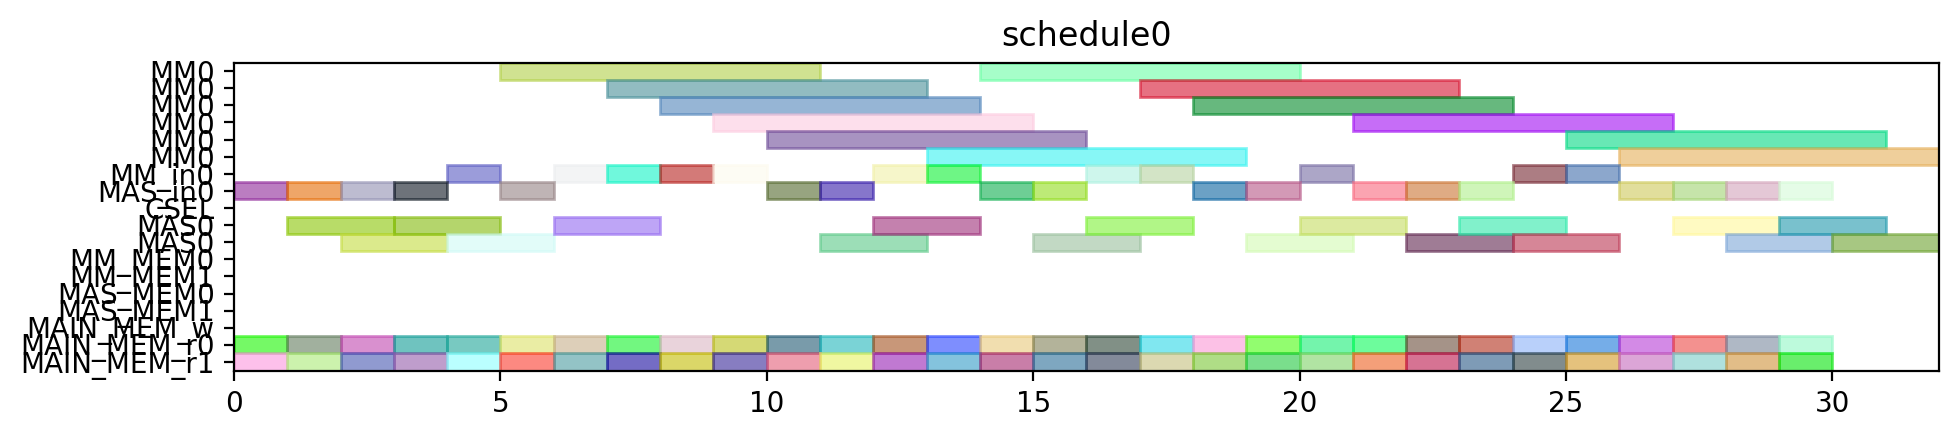

The Python source for this figure:
from pyschedule import Scenario, solvers, plotters, alt


def solve():
	horizon = 120
	S = Scenario("schedule0", horizon=horizon)

	# resource
	MM = S.Resources('MM', num=1, size=6)
	MM_in = S.Resources('MM_in', num=1)
	MAS_in = S.Resources('MAS_in', num=1)
	CSEL = S.Resource('CSEL')
	MAS = S.Resources('MAS', num=1, size=2, periods=range(1, horizon))
	MM_MEM = S.Resources('MM_MEM', num=2)
	MAS_MEM = S.Resources('MAS_MEM', num=2)
	MAIN_MEM_w = S.Resource('MAIN_MEM_w', size=1)
	MAIN_MEM_r = S.Resources('MAIN_MEM_r', num=2)

	# result of previous scheduling

	# new tasks
	T1_t0 = S.Task('T1_t0', length=2, delay_cost=1)
	T1_t0 += alt(MAS)
	T1_t0_in = S.Task('T1_t0_in', length=1, delay_cost=1)
	T1_t0_in += alt(MAS_in)
	S += T1_t0_in*MAS_in[0]<=T1_t0*MAS[0]

	T1_t0_mem0 = S.Task('T1_t0_mem0', length=1, delay_cost=1)
	T1_t0_mem0 += MAIN_MEM_r[0]
	S += T1_t0_mem0 <= T1_t0

	T1_t0_mem1 = S.Task('T1_t0_mem1', length=1, delay_cost=1)
	T1_t0_mem1 += MAIN_MEM_r[1]
	S += T1_t0_mem1 <= T1_t0

	T1_t1 = S.Task('T1_t1', length=2, delay_cost=1)
	T1_t1 += alt(MAS)
	T1_t1_in = S.Task('T1_t1_in', length=1, delay_cost=1)
	T1_t1_in += alt(MAS_in)
	S += T1_t1_in*MAS_in[0]<=T1_t1*MAS[0]

	T1_t1_mem0 = S.Task('T1_t1_mem0', length=1, delay_cost=1)
	T1_t1_mem0 += MAIN_MEM_r[0]
	S += T1_t1_mem0 <= T1_t1

	T1_t1_mem1 = S.Task('T1_t1_mem1', length=1, delay_cost=1)
	T1_t1_mem1 += MAIN_MEM_r[1]
	S += T1_t1_mem1 <= T1_t1

	T1_t3 = S.Task('T1_t3', length=6, delay_cost=1)
	T1_t3 += alt(MM)
	T1_t3_in = S.Task('T1_t3_in', length=1, delay_cost=1)
	T1_t3_in += alt(MM_in)
	S += T1_t3_in*MM_in[0]<=T1_t3*MM[0]
	T1_t3_mem0 = S.Task('T1_t3_mem0', length=1, delay_cost=1)
	T1_t3_mem0 += MAIN_MEM_r[0]
	S += T1_t3_mem0 <= T1_t3

	T1_t3_mem1 = S.Task('T1_t3_mem1', length=1, delay_cost=1)
	T1_t3_mem1 += MAIN_MEM_r[1]
	S += T1_t3_mem1 <= T1_t3

	T2_t0 = S.Task('T2_t0', length=6, delay_cost=1)
	T2_t0 += alt(MM)
	T2_t0_in = S.Task('T2_t0_in', length=1, delay_cost=1)
	T2_t0_in += alt(MM_in)
	S += T2_t0_in*MM_in[0]<=T2_t0*MM[0]
	T2_t0_mem0 = S.Task('T2_t0_mem0', length=1, delay_cost=1)
	T2_t0_mem0 += MAIN_MEM_r[0]
	S += T2_t0_mem0 <= T2_t0

	T2_t0_mem1 = S.Task('T2_t0_mem1', length=1, delay_cost=1)
	T2_t0_mem1 += MAIN_MEM_r[1]
	S += T2_t0_mem1 <= T2_t0

	T2_t1 = S.Task('T2_t1', length=6, delay_cost=1)
	T2_t1 += alt(MM)
	T2_t1_in = S.Task('T2_t1_in', length=1, delay_cost=1)
	T2_t1_in += alt(MM_in)
	S += T2_t1_in*MM_in[0]<=T2_t1*MM[0]
	T2_t1_mem0 = S.Task('T2_t1_mem0', length=1, delay_cost=1)
	T2_t1_mem0 += MAIN_MEM_r[0]
	S += T2_t1_mem0 <= T2_t1

	T2_t1_mem1 = S.Task('T2_t1_mem1', length=1, delay_cost=1)
	T2_t1_mem1 += MAIN_MEM_r[1]
	S += T2_t1_mem1 <= T2_t1

	T2_t2 = S.Task('T2_t2', length=2, delay_cost=1)
	T2_t2 += alt(MAS)
	T2_t2_in = S.Task('T2_t2_in', length=1, delay_cost=1)
	T2_t2_in += alt(MAS_in)
	S += T2_t2_in*MAS_in[0]<=T2_t2*MAS[0]

	T2_t2_mem0 = S.Task('T2_t2_mem0', length=1, delay_cost=1)
	T2_t2_mem0 += MAIN_MEM_r[0]
	S += T2_t2_mem0 <= T2_t2

	T2_t2_mem1 = S.Task('T2_t2_mem1', length=1, delay_cost=1)
	T2_t2_mem1 += MAIN_MEM_r[1]
	S += T2_t2_mem1 <= T2_t2

	T2_t3 = S.Task('T2_t3', length=2, delay_cost=1)
	T2_t3 += alt(MAS)
	T2_t3_in = S.Task('T2_t3_in', length=1, delay_cost=1)
	T2_t3_in += alt(MAS_in)
	S += T2_t3_in*MAS_in[0]<=T2_t3*MAS[0]

	T2_t3_mem0 = S.Task('T2_t3_mem0', length=1, delay_cost=1)
	T2_t3_mem0 += MAIN_MEM_r[0]
	S += T2_t3_mem0 <= T2_t3

	T2_t3_mem1 = S.Task('T2_t3_mem1', length=1, delay_cost=1)
	T2_t3_mem1 += MAIN_MEM_r[1]
	S += T2_t3_mem1 <= T2_t3

	T3_t0 = S.Task('T3_t0', length=6, delay_cost=1)
	T3_t0 += alt(MM)
	T3_t0_in = S.Task('T3_t0_in', length=1, delay_cost=1)
	T3_t0_in += alt(MM_in)
	S += T3_t0_in*MM_in[0]<=T3_t0*MM[0]
	T3_t0_mem0 = S.Task('T3_t0_mem0', length=1, delay_cost=1)
	T3_t0_mem0 += MAIN_MEM_r[0]
	S += T3_t0_mem0 <= T3_t0

	T3_t0_mem1 = S.Task('T3_t0_mem1', length=1, delay_cost=1)
	T3_t0_mem1 += MAIN_MEM_r[1]
	S += T3_t0_mem1 <= T3_t0

	T3_t1 = S.Task('T3_t1', length=6, delay_cost=1)
	T3_t1 += alt(MM)
	T3_t1_in = S.Task('T3_t1_in', length=1, delay_cost=1)
	T3_t1_in += alt(MM_in)
	S += T3_t1_in*MM_in[0]<=T3_t1*MM[0]
	T3_t1_mem0 = S.Task('T3_t1_mem0', length=1, delay_cost=1)
	T3_t1_mem0 += MAIN_MEM_r[0]
	S += T3_t1_mem0 <= T3_t1

	T3_t1_mem1 = S.Task('T3_t1_mem1', length=1, delay_cost=1)
	T3_t1_mem1 += MAIN_MEM_r[1]
	S += T3_t1_mem1 <= T3_t1

	T3_t2 = S.Task('T3_t2', length=2, delay_cost=1)
	T3_t2 += alt(MAS)
	T3_t2_in = S.Task('T3_t2_in', length=1, delay_cost=1)
	T3_t2_in += alt(MAS_in)
	S += T3_t2_in*MAS_in[0]<=T3_t2*MAS[0]

	T3_t2_mem0 = S.Task('T3_t2_mem0', length=1, delay_cost=1)
	T3_t2_mem0 += MAIN_MEM_r[0]
	S += T3_t2_mem0 <= T3_t2

	T3_t2_mem1 = S.Task('T3_t2_mem1', length=1, delay_cost=1)
	T3_t2_mem1 += MAIN_MEM_r[1]
	S += T3_t2_mem1 <= T3_t2

	T3_t3 = S.Task('T3_t3', length=2, delay_cost=1)
	T3_t3 += alt(MAS)
	T3_t3_in = S.Task('T3_t3_in', length=1, delay_cost=1)
	T3_t3_in += alt(MAS_in)
	S += T3_t3_in*MAS_in[0]<=T3_t3*MAS[0]

	T3_t3_mem0 = S.Task('T3_t3_mem0', length=1, delay_cost=1)
	T3_t3_mem0 += MAIN_MEM_r[0]
	S += T3_t3_mem0 <= T3_t3

	T3_t3_mem1 = S.Task('T3_t3_mem1', length=1, delay_cost=1)
	T3_t3_mem1 += MAIN_MEM_r[1]
	S += T3_t3_mem1 <= T3_t3

	T4_t0 = S.Task('T4_t0', length=6, delay_cost=1)
	T4_t0 += alt(MM)
	T4_t0_in = S.Task('T4_t0_in', length=1, delay_cost=1)
	T4_t0_in += alt(MM_in)
	S += T4_t0_in*MM_in[0]<=T4_t0*MM[0]
	T4_t0_mem0 = S.Task('T4_t0_mem0', length=1, delay_cost=1)
	T4_t0_mem0 += MAIN_MEM_r[0]
	S += T4_t0_mem0 <= T4_t0

	T4_t0_mem1 = S.Task('T4_t0_mem1', length=1, delay_cost=1)
	T4_t0_mem1 += MAIN_MEM_r[1]
	S += T4_t0_mem1 <= T4_t0

	T4_t1 = S.Task('T4_t1', length=6, delay_cost=1)
	T4_t1 += alt(MM)
	T4_t1_in = S.Task('T4_t1_in', length=1, delay_cost=1)
	T4_t1_in += alt(MM_in)
	S += T4_t1_in*MM_in[0]<=T4_t1*MM[0]
	T4_t1_mem0 = S.Task('T4_t1_mem0', length=1, delay_cost=1)
	T4_t1_mem0 += MAIN_MEM_r[0]
	S += T4_t1_mem0 <= T4_t1

	T4_t1_mem1 = S.Task('T4_t1_mem1', length=1, delay_cost=1)
	T4_t1_mem1 += MAIN_MEM_r[1]
	S += T4_t1_mem1 <= T4_t1

	T4_t2 = S.Task('T4_t2', length=2, delay_cost=1)
	T4_t2 += alt(MAS)
	T4_t2_in = S.Task('T4_t2_in', length=1, delay_cost=1)
	T4_t2_in += alt(MAS_in)
	S += T4_t2_in*MAS_in[0]<=T4_t2*MAS[0]

	T4_t2_mem0 = S.Task('T4_t2_mem0', length=1, delay_cost=1)
	T4_t2_mem0 += MAIN_MEM_r[0]
	S += T4_t2_mem0 <= T4_t2

	T4_t2_mem1 = S.Task('T4_t2_mem1', length=1, delay_cost=1)
	T4_t2_mem1 += MAIN_MEM_r[1]
	S += T4_t2_mem1 <= T4_t2

	T4_t3 = S.Task('T4_t3', length=2, delay_cost=1)
	T4_t3 += alt(MAS)
	T4_t3_in = S.Task('T4_t3_in', length=1, delay_cost=1)
	T4_t3_in += alt(MAS_in)
	S += T4_t3_in*MAS_in[0]<=T4_t3*MAS[0]

	T4_t3_mem0 = S.Task('T4_t3_mem0', length=1, delay_cost=1)
	T4_t3_mem0 += MAIN_MEM_r[0]
	S += T4_t3_mem0 <= T4_t3

	T4_t3_mem1 = S.Task('T4_t3_mem1', length=1, delay_cost=1)
	T4_t3_mem1 += MAIN_MEM_r[1]
	S += T4_t3_mem1 <= T4_t3

	T5_t0 = S.Task('T5_t0', length=2, delay_cost=1)
	T5_t0 += alt(MAS)
	T5_t0_in = S.Task('T5_t0_in', length=1, delay_cost=1)
	T5_t0_in += alt(MAS_in)
	S += T5_t0_in*MAS_in[0]<=T5_t0*MAS[0]

	T5_t0_mem0 = S.Task('T5_t0_mem0', length=1, delay_cost=1)
	T5_t0_mem0 += MAIN_MEM_r[0]
	S += T5_t0_mem0 <= T5_t0

	T5_t0_mem1 = S.Task('T5_t0_mem1', length=1, delay_cost=1)
	T5_t0_mem1 += MAIN_MEM_r[1]
	S += T5_t0_mem1 <= T5_t0

	T5_t1 = S.Task('T5_t1', length=2, delay_cost=1)
	T5_t1 += alt(MAS)
	T5_t1_in = S.Task('T5_t1_in', length=1, delay_cost=1)
	T5_t1_in += alt(MAS_in)
	S += T5_t1_in*MAS_in[0]<=T5_t1*MAS[0]

	T5_t1_mem0 = S.Task('T5_t1_mem0', length=1, delay_cost=1)
	T5_t1_mem0 += MAIN_MEM_r[0]
	S += T5_t1_mem0 <= T5_t1

	T5_t1_mem1 = S.Task('T5_t1_mem1', length=1, delay_cost=1)
	T5_t1_mem1 += MAIN_MEM_r[1]
	S += T5_t1_mem1 <= T5_t1

	T5_t3 = S.Task('T5_t3', length=6, delay_cost=1)
	T5_t3 += alt(MM)
	T5_t3_in = S.Task('T5_t3_in', length=1, delay_cost=1)
	T5_t3_in += alt(MM_in)
	S += T5_t3_in*MM_in[0]<=T5_t3*MM[0]
	T5_t3_mem0 = S.Task('T5_t3_mem0', length=1, delay_cost=1)
	T5_t3_mem0 += MAIN_MEM_r[0]
	S += T5_t3_mem0 <= T5_t3

	T5_t3_mem1 = S.Task('T5_t3_mem1', length=1, delay_cost=1)
	T5_t3_mem1 += MAIN_MEM_r[1]
	S += T5_t3_mem1 <= T5_t3

	T6_t0 = S.Task('T6_t0', length=6, delay_cost=1)
	T6_t0 += alt(MM)
	T6_t0_in = S.Task('T6_t0_in', length=1, delay_cost=1)
	T6_t0_in += alt(MM_in)
	S += T6_t0_in*MM_in[0]<=T6_t0*MM[0]
	T6_t0_mem0 = S.Task('T6_t0_mem0', length=1, delay_cost=1)
	T6_t0_mem0 += MAIN_MEM_r[0]
	S += T6_t0_mem0 <= T6_t0

	T6_t0_mem1 = S.Task('T6_t0_mem1', length=1, delay_cost=1)
	T6_t0_mem1 += MAIN_MEM_r[1]
	S += T6_t0_mem1 <= T6_t0

	T6_t1 = S.Task('T6_t1', length=6, delay_cost=1)
	T6_t1 += alt(MM)
	T6_t1_in = S.Task('T6_t1_in', length=1, delay_cost=1)
	T6_t1_in += alt(MM_in)
	S += T6_t1_in*MM_in[0]<=T6_t1*MM[0]
	T6_t1_mem0 = S.Task('T6_t1_mem0', length=1, delay_cost=1)
	T6_t1_mem0 += MAIN_MEM_r[0]
	S += T6_t1_mem0 <= T6_t1

	T6_t1_mem1 = S.Task('T6_t1_mem1', length=1, delay_cost=1)
	T6_t1_mem1 += MAIN_MEM_r[1]
	S += T6_t1_mem1 <= T6_t1

	T6_t2 = S.Task('T6_t2', length=2, delay_cost=1)
	T6_t2 += alt(MAS)
	T6_t2_in = S.Task('T6_t2_in', length=1, delay_cost=1)
	T6_t2_in += alt(MAS_in)
	S += T6_t2_in*MAS_in[0]<=T6_t2*MAS[0]

	T6_t2_mem0 = S.Task('T6_t2_mem0', length=1, delay_cost=1)
	T6_t2_mem0 += MAIN_MEM_r[0]
	S += T6_t2_mem0 <= T6_t2

	T6_t2_mem1 = S.Task('T6_t2_mem1', length=1, delay_cost=1)
	T6_t2_mem1 += MAIN_MEM_r[1]
	S += T6_t2_mem1 <= T6_t2

	T6_t3 = S.Task('T6_t3', length=2, delay_cost=1)
	T6_t3 += alt(MAS)
	T6_t3_in = S.Task('T6_t3_in', length=1, delay_cost=1)
	T6_t3_in += alt(MAS_in)
	S += T6_t3_in*MAS_in[0]<=T6_t3*MAS[0]

	T6_t3_mem0 = S.Task('T6_t3_mem0', length=1, delay_cost=1)
	T6_t3_mem0 += MAIN_MEM_r[0]
	S += T6_t3_mem0 <= T6_t3

	T6_t3_mem1 = S.Task('T6_t3_mem1', length=1, delay_cost=1)
	T6_t3_mem1 += MAIN_MEM_r[1]
	S += T6_t3_mem1 <= T6_t3

	T7_t0 = S.Task('T7_t0', length=6, delay_cost=1)
	T7_t0 += alt(MM)
	T7_t0_in = S.Task('T7_t0_in', length=1, delay_cost=1)
	T7_t0_in += alt(MM_in)
	S += T7_t0_in*MM_in[0]<=T7_t0*MM[0]
	T7_t0_mem0 = S.Task('T7_t0_mem0', length=1, delay_cost=1)
	T7_t0_mem0 += MAIN_MEM_r[0]
	S += T7_t0_mem0 <= T7_t0

	T7_t0_mem1 = S.Task('T7_t0_mem1', length=1, delay_cost=1)
	T7_t0_mem1 += MAIN_MEM_r[1]
	S += T7_t0_mem1 <= T7_t0

	T7_t1 = S.Task('T7_t1', length=6, delay_cost=1)
	T7_t1 += alt(MM)
	T7_t1_in = S.Task('T7_t1_in', length=1, delay_cost=1)
	T7_t1_in += alt(MM_in)
	S += T7_t1_in*MM_in[0]<=T7_t1*MM[0]
	T7_t1_mem0 = S.Task('T7_t1_mem0', length=1, delay_cost=1)
	T7_t1_mem0 += MAIN_MEM_r[0]
	S += T7_t1_mem0 <= T7_t1

	T7_t1_mem1 = S.Task('T7_t1_mem1', length=1, delay_cost=1)
	T7_t1_mem1 += MAIN_MEM_r[1]
	S += T7_t1_mem1 <= T7_t1

	T7_t2 = S.Task('T7_t2', length=2, delay_cost=1)
	T7_t2 += alt(MAS)
	T7_t2_in = S.Task('T7_t2_in', length=1, delay_cost=1)
	T7_t2_in += alt(MAS_in)
	S += T7_t2_in*MAS_in[0]<=T7_t2*MAS[0]

	T7_t2_mem0 = S.Task('T7_t2_mem0', length=1, delay_cost=1)
	T7_t2_mem0 += MAIN_MEM_r[0]
	S += T7_t2_mem0 <= T7_t2

	T7_t2_mem1 = S.Task('T7_t2_mem1', length=1, delay_cost=1)
	T7_t2_mem1 += MAIN_MEM_r[1]
	S += T7_t2_mem1 <= T7_t2

	T7_t3 = S.Task('T7_t3', length=2, delay_cost=1)
	T7_t3 += alt(MAS)
	T7_t3_in = S.Task('T7_t3_in', length=1, delay_cost=1)
	T7_t3_in += alt(MAS_in)
	S += T7_t3_in*MAS_in[0]<=T7_t3*MAS[0]

	T7_t3_mem0 = S.Task('T7_t3_mem0', length=1, delay_cost=1)
	T7_t3_mem0 += MAIN_MEM_r[0]
	S += T7_t3_mem0 <= T7_t3

	T7_t3_mem1 = S.Task('T7_t3_mem1', length=1, delay_cost=1)
	T7_t3_mem1 += MAIN_MEM_r[1]
	S += T7_t3_mem1 <= T7_t3

	T8_t2 = S.Task('T8_t2', length=2, delay_cost=1)
	T8_t2 += alt(MAS)
	T8_t2_in = S.Task('T8_t2_in', length=1, delay_cost=1)
	T8_t2_in += alt(MAS_in)
	S += T8_t2_in*MAS_in[0]<=T8_t2*MAS[0]

	T8_t2_mem0 = S.Task('T8_t2_mem0', length=1, delay_cost=1)
	T8_t2_mem0 += MAIN_MEM_r[0]
	S += T8_t2_mem0 <= T8_t2

	T8_t2_mem1 = S.Task('T8_t2_mem1', length=1, delay_cost=1)
	T8_t2_mem1 += MAIN_MEM_r[1]
	S += T8_t2_mem1 <= T8_t2

	T9_t2 = S.Task('T9_t2', length=2, delay_cost=1)
	T9_t2 += alt(MAS)
	T9_t2_in = S.Task('T9_t2_in', length=1, delay_cost=1)
	T9_t2_in += alt(MAS_in)
	S += T9_t2_in*MAS_in[0]<=T9_t2*MAS[0]

	T9_t2_mem0 = S.Task('T9_t2_mem0', length=1, delay_cost=1)
	T9_t2_mem0 += MAIN_MEM_r[0]
	S += T9_t2_mem0 <= T9_t2

	T9_t2_mem1 = S.Task('T9_t2_mem1', length=1, delay_cost=1)
	T9_t2_mem1 += MAIN_MEM_r[1]
	S += T9_t2_mem1 <= T9_t2

	T10_t2 = S.Task('T10_t2', length=2, delay_cost=1)
	T10_t2 += alt(MAS)
	T10_t2_in = S.Task('T10_t2_in', length=1, delay_cost=1)
	T10_t2_in += alt(MAS_in)
	S += T10_t2_in*MAS_in[0]<=T10_t2*MAS[0]

	T10_t2_mem0 = S.Task('T10_t2_mem0', length=1, delay_cost=1)
	T10_t2_mem0 += MAIN_MEM_r[0]
	S += T10_t2_mem0 <= T10_t2

	T10_t2_mem1 = S.Task('T10_t2_mem1', length=1, delay_cost=1)
	T10_t2_mem1 += MAIN_MEM_r[1]
	S += T10_t2_mem1 <= T10_t2

	T11_t2 = S.Task('T11_t2', length=2, delay_cost=1)
	T11_t2 += alt(MAS)
	T11_t2_in = S.Task('T11_t2_in', length=1, delay_cost=1)
	T11_t2_in += alt(MAS_in)
	S += T11_t2_in*MAS_in[0]<=T11_t2*MAS[0]

	T11_t2_mem0 = S.Task('T11_t2_mem0', length=1, delay_cost=1)
	T11_t2_mem0 += MAIN_MEM_r[0]
	S += T11_t2_mem0 <= T11_t2

	T11_t2_mem1 = S.Task('T11_t2_mem1', length=1, delay_cost=1)
	T11_t2_mem1 += MAIN_MEM_r[1]
	S += T11_t2_mem1 <= T11_t2

	solvers.mip.solve(S,msg=1,kind='CPLEX',ratio_gap=1.01)

	solution = [['hoge']*len(S.solution()[1]) for i in range(len(S.solution()))]
	for i in range(len(S.solution())):
		for j in range(len(S.solution()[i])):
			solution[i][j]=str(S.solution()[i][j])
	print(solution)

	cycles = int(solution[-1][3])

	pic_file_name = "/mnt/rose/usr1/fukuda/ABE/multiRAM_multiMAS_16mux/scheduling_result/stage6MM1_stage2MAS1/EP2_LADDERMUL/schedule0.png"
	if(S.solution() != []):
		plotters.matplotlib.plot(S,img_filename=pic_file_name, show_task_labels=False, fig_size=(cycles*0.25+3, 2))

	return solution
